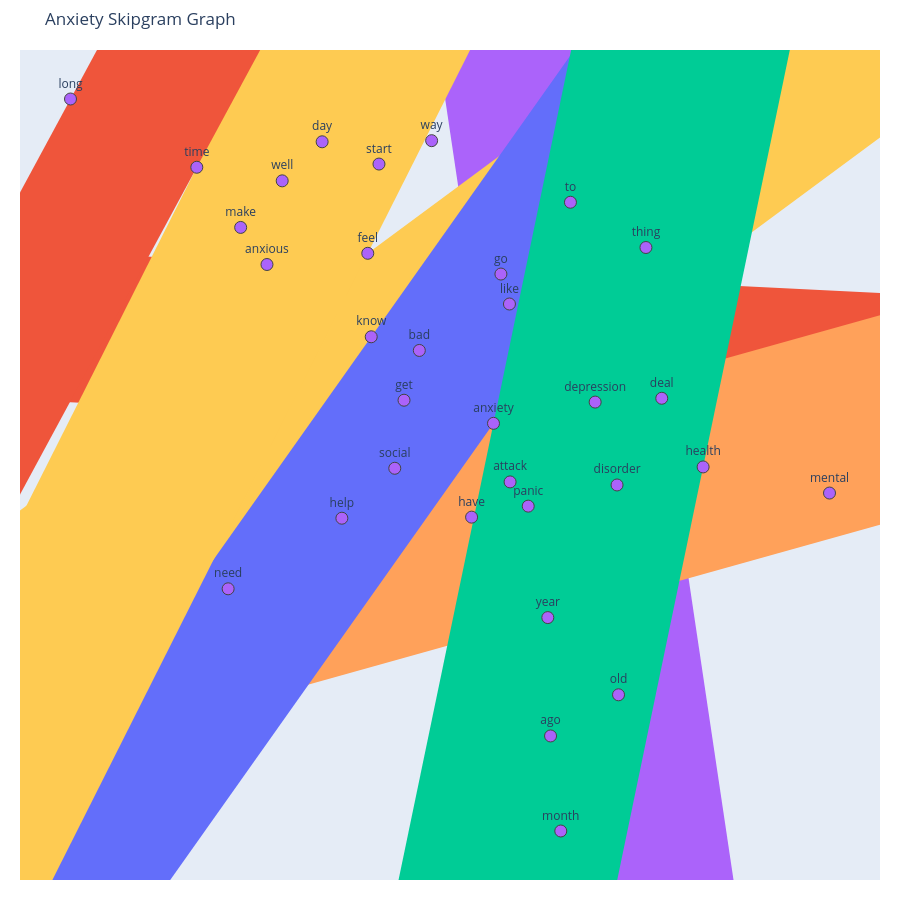
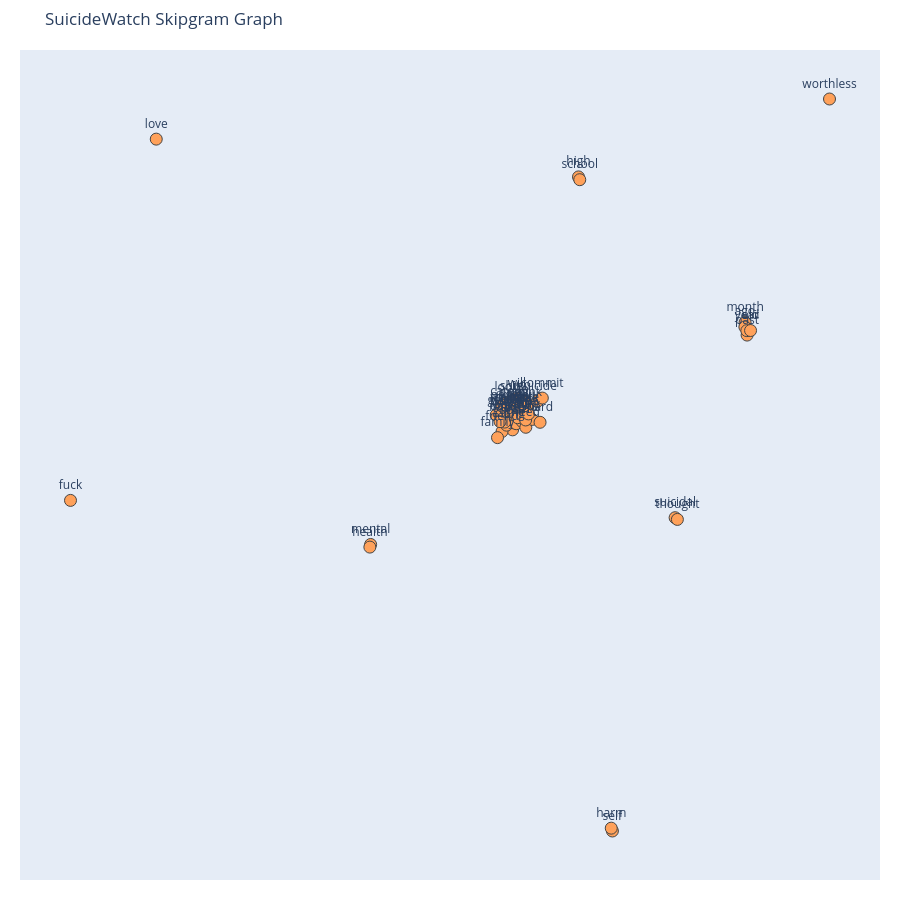
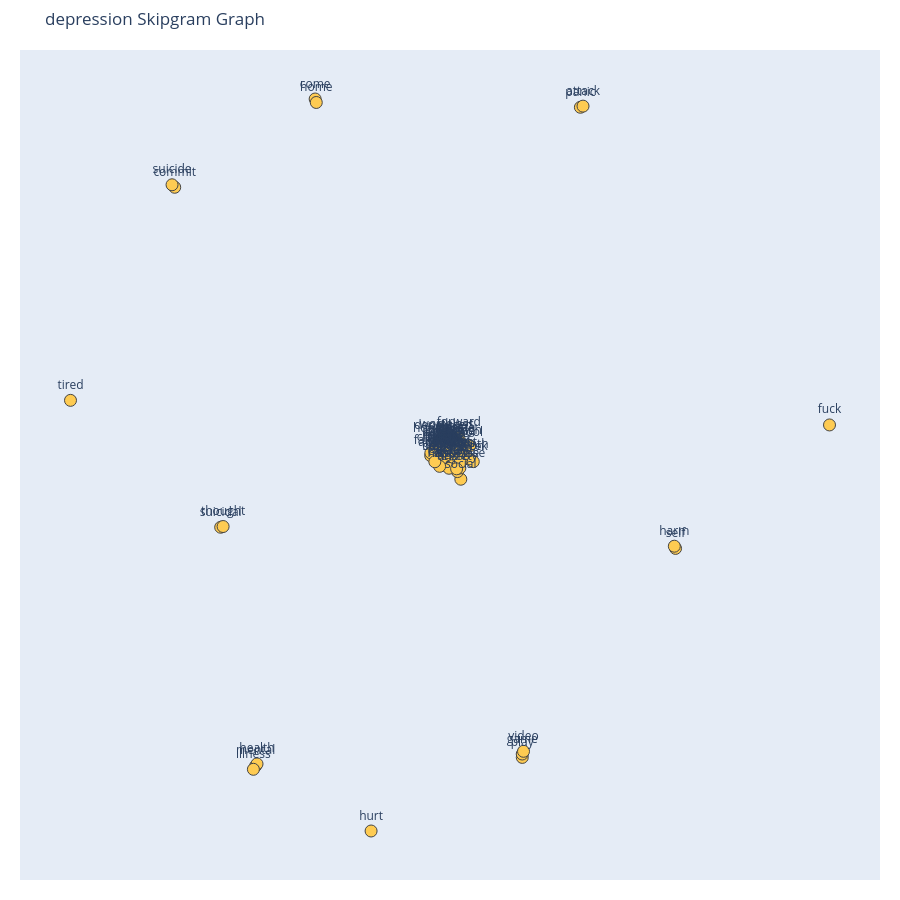

The notebook cell these images were saved under, in order:
### Code cell
G_skipgrams_subreddits = dict()

for sr in subreddits:
    df_sr = df_tokens[df_tokens["subreddit"]==sr]

    skips = build_skipgram_counter(df_sr)

    print(
            f"\nTOP SKIPGRAMAS {sr}"
        )

    print(
            top_ngrams(skips)
        )

    G_skip = build_graph(
            skips
        )

    plot_graph(
            G_skip,
            title=f"{sr} Skipgram Graph"
        )
    G_skipgrams_subreddits[sr] = G_skip
